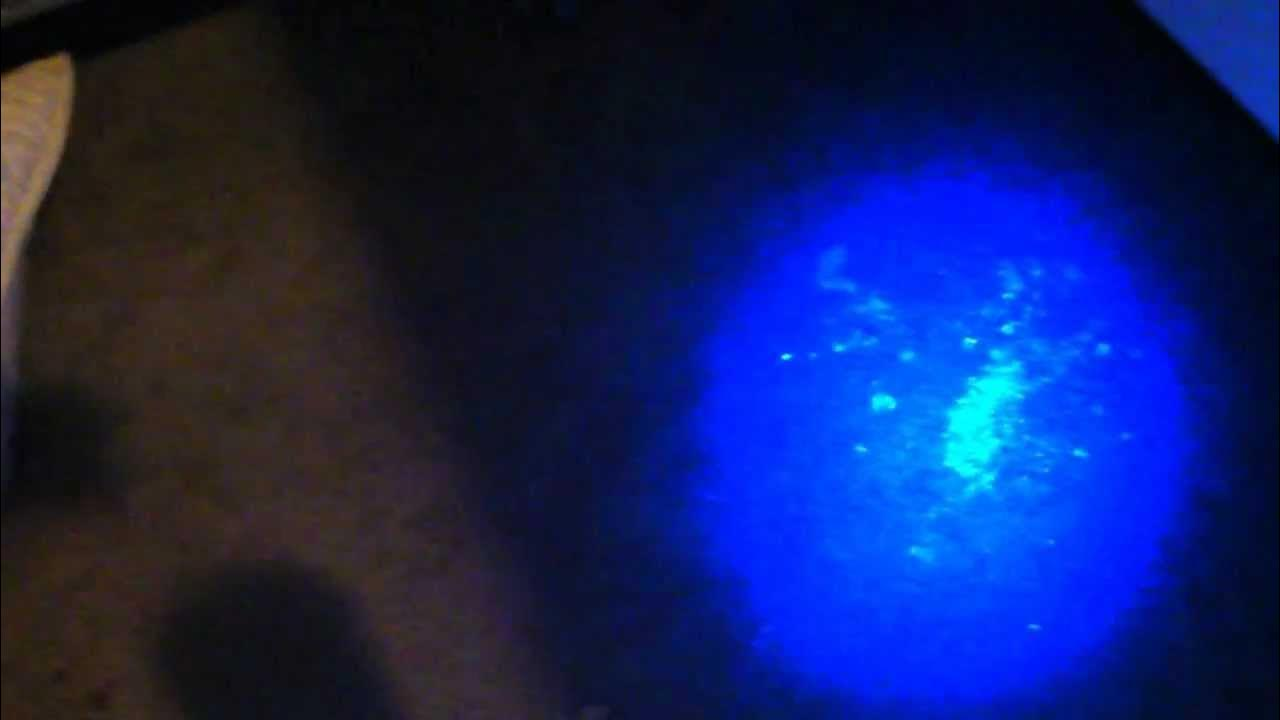
%> input picture assets/test.jpg, 1280 x 720 px
$ octave --eval "result = fluorescence_mask(imread('../../assets/test.jpg'));"   (GNU Octave 9; MATLAB toolbox functions it lacks are replaced by stand-ins)
%> lines starting %> are read from the running program, lines starting %| are printed output that depends on the picture; in (x1, y1, x2, y2) boxes, pixels count from 0 and x2, y2 are one past the last pixel; in counts of white or black regions, pixels touching at a corner belong together; the program's own positions count from 1
function mask = fluorescence_mask(rgb_img)
    hsv    = rgb2hsv(rgb_img);
%> hsv: size 720x1280x3 double; mean H, S, V 0.515, 0.685, 0.386
    hue    = hsv(:,:,1);
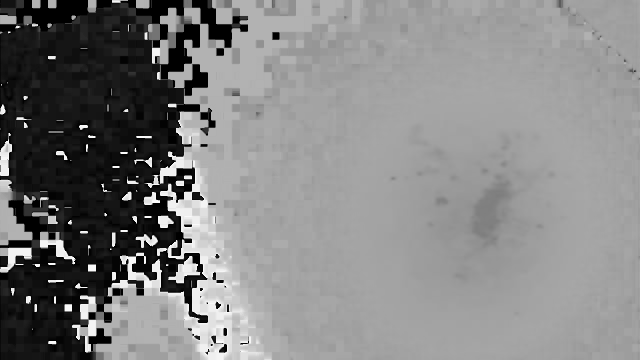
%> hue: size 720x1280 double (shown at 1/2 size); min 0, max 0.996, mean 0.515
    sat    = hsv(:,:,2);
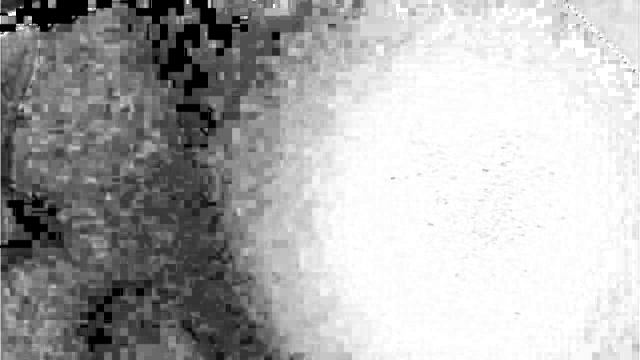
%> sat: size 720x1280 double (shown at 1/2 size); min 0, max 1, mean 0.685
    bright = hsv(:,:,3);
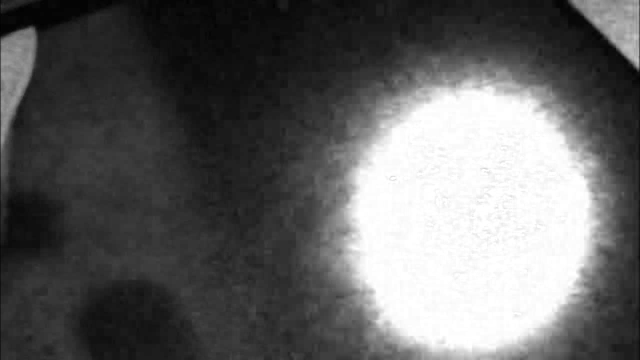
%> bright: size 720x1280 double (shown at 1/2 size); min 0, max 1, mean 0.386

    % compute brightness cutoff (top 10% of nonzero pixels)
    %Vthr = prctile(bright(bright>0),90);
    % Vthr = prctile(bright(bright>0),80);
    Vthr = graythresh(bright(bright>0));  % returns a [0–1] threshold via Otsu
%> Vthr = 0.549

    % bring hue back in to isolate only the fluorescence colour
    hueMin = 0.55;  hueMax = 0.80;
    satMin = 0.30;

    mask = (hue>=hueMin & hue<=hueMax) ...
         & (sat>=satMin) ...
         & (bright>Vthr);
%> mask: size 720x1280 logical; 26.6% white; 6 white regions (3 under 20 px), largest, box (x1, y1, x2, y2) and area: (668, 143, 1216, 720) 236671, (1172, 0, 1279, 134) 8144, (1163, 10, 1169, 16) 22

    mask = bwareaopen(mask, 50);                   % drop tiny specks
%> mask: size 720x1280 logical; 26.6% white; 2 white regions, box (x1, y1, x2, y2) and area: (668, 143, 1216, 720) 236671, (1172, 0, 1279, 134) 8144
    mask = imopen(mask, strel('disk',2));          % smooth
%> mask: size 720x1280 logical; 26.5% white; 3 white regions (1 under 20 px), largest, box (x1, y1, x2, y2) and area: (668, 143, 1216, 720) 236351, (1172, 0, 1279, 134) 8116
    mask = imfill(mask,'holes');
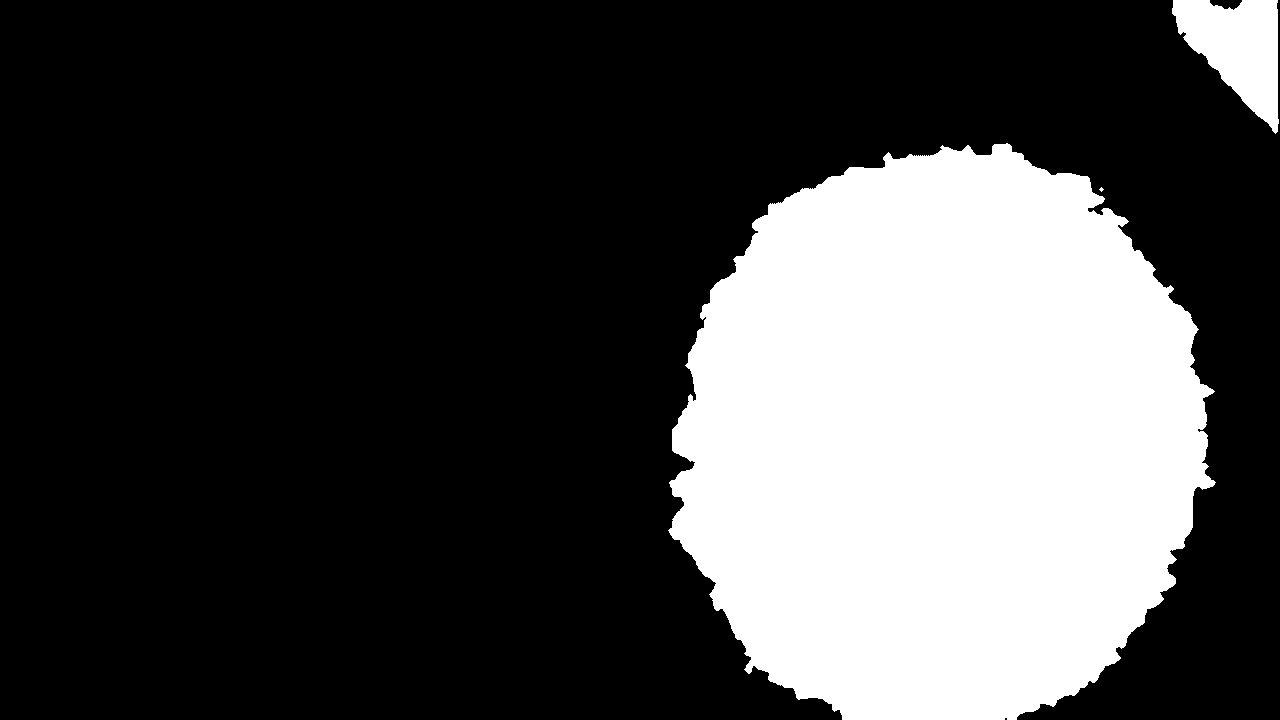
%> mask: size 720x1280 logical; 27.3% white; 3 white regions (1 under 20 px), largest, box (x1, y1, x2, y2) and area: (668, 143, 1216, 720) 243044, (1172, 0, 1279, 134) 8280
    mask = imclose(mask, strel('disk',3));         % polish edges
%> mask: size 720x1280 logical; 27.3% white; 3 white regions (1 under 20 px), largest, box (x1, y1, x2, y2) and area: (668, 143, 1216, 720) 243252, (1172, 0, 1279, 134) 8302
end

$ run again, on assets/uv_1.JPG
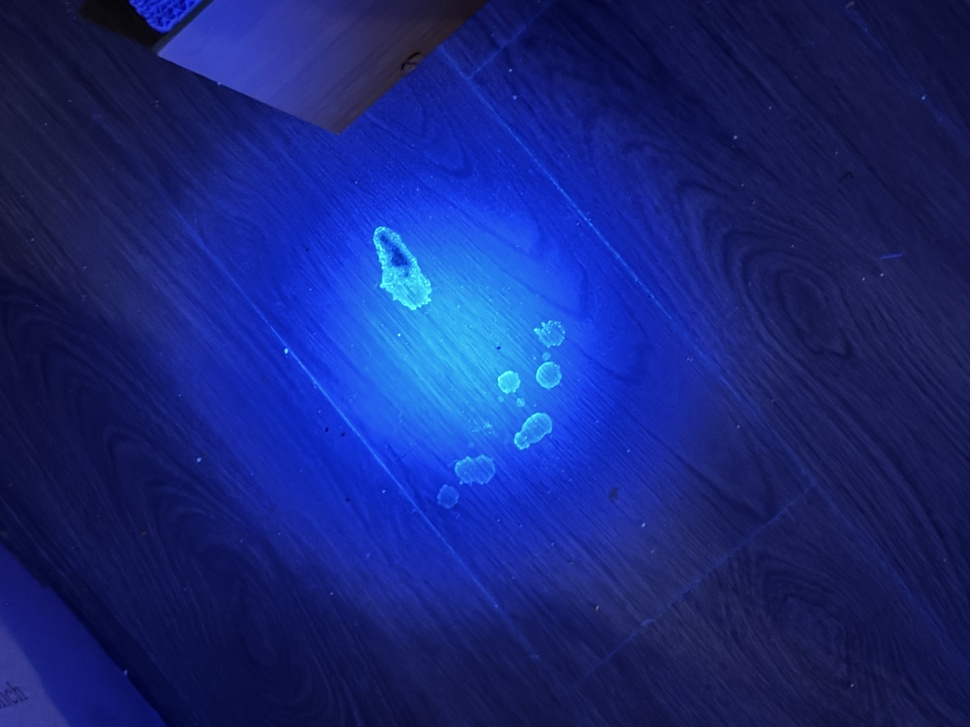
%> input picture assets/uv_1.JPG, 970 x 727 px, shrunk from 4032 x 3024 before the run
%> hsv: size 727x970x3 double; mean H, S, V 0.65, 0.776, 0.473
%> in fluorescence_mask, `bright = hsv(:,:,3);`:
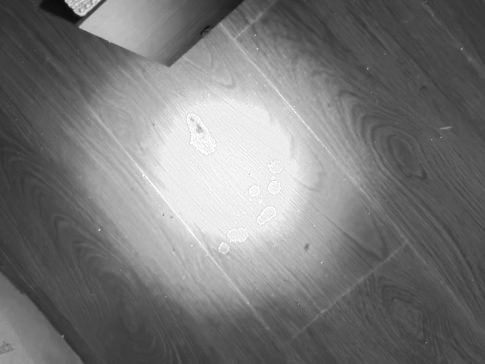
%> bright: size 727x970 double (shown at 1/2 size); min 0.0314, max 1, mean 0.473
%> Vthr = 0.541
%> in fluorescence_mask, `mask = imclose(mask, strel('disk',3));`:
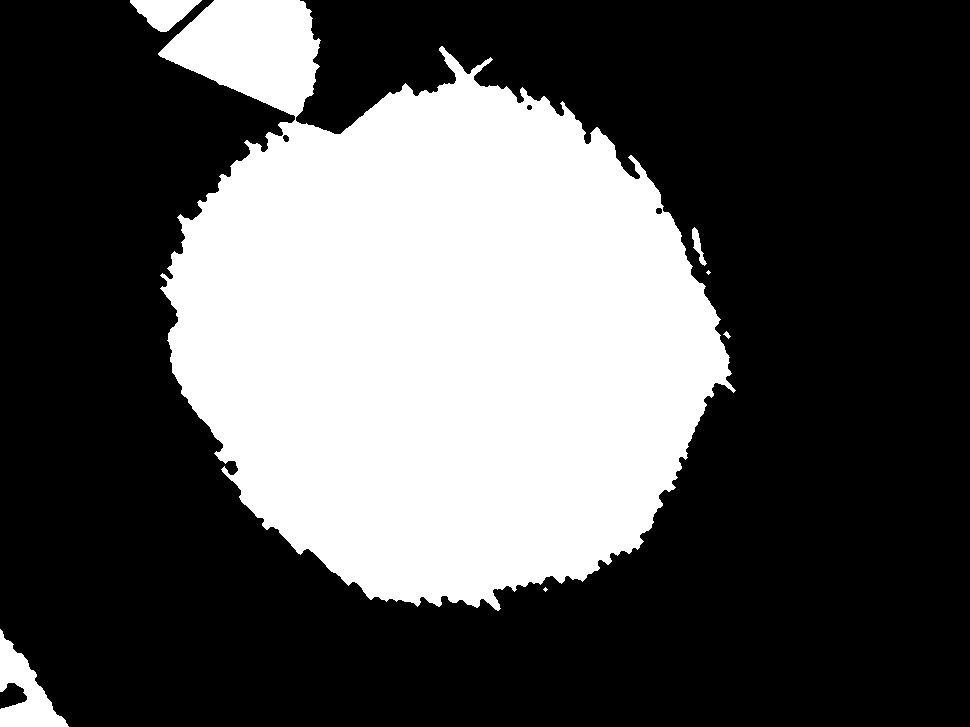
%> mask: size 727x970 logical; 33.4% white; 7 white regions (2 under 20 px), largest, box (x1, y1, x2, y2) and area: (158, 0, 736, 611) 231102, (0, 629, 69, 727) 2999, (130, 0, 202, 32) 1343, (692, 227, 707, 266) 217, (723, 331, 731, 339) 29

$ run again, on assets/uv_2.JPG
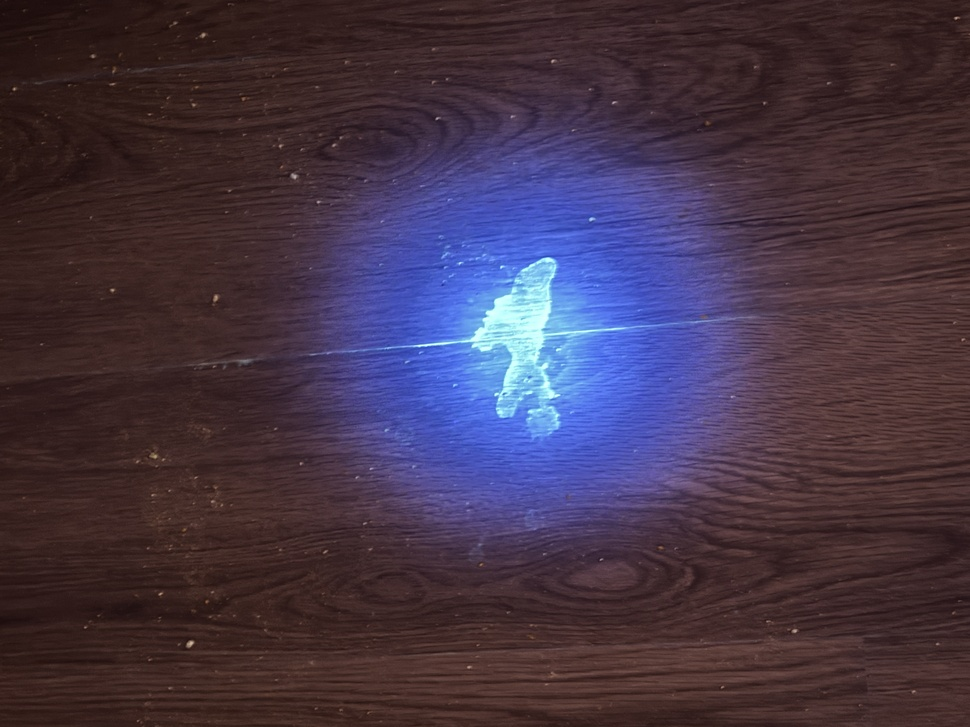
%> input picture assets/uv_2.JPG, 970 x 727 px, shrunk from 4032 x 3024 before the run
%> hsv: size 727x970x3 double; mean H, S, V 0.459, 0.41, 0.34
%> in fluorescence_mask, `bright = hsv(:,:,3);`:
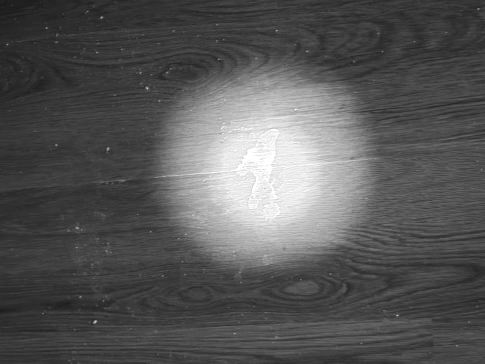
%> bright: size 727x970 double (shown at 1/2 size); min 0.098, max 1, mean 0.34
%> Vthr = 0.498
%> in fluorescence_mask, `mask = imclose(mask, strel('disk',3));`:
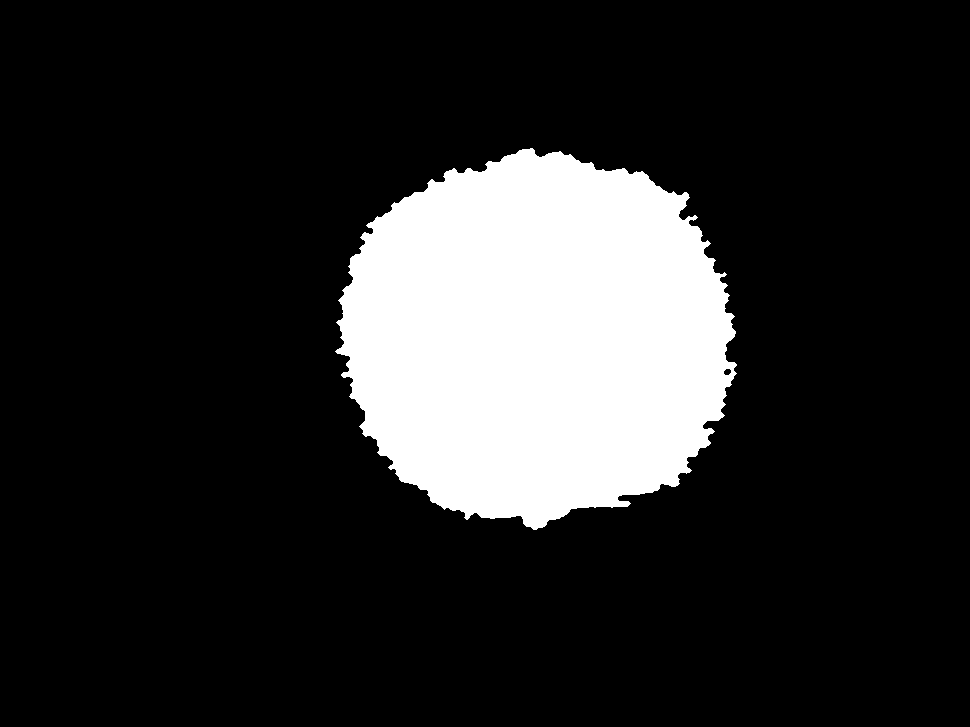
%> mask: size 727x970 logical; 16.3% white; 1 white region, box (x1, y1, x2, y2) and area: (335, 148, 737, 530) 115230
